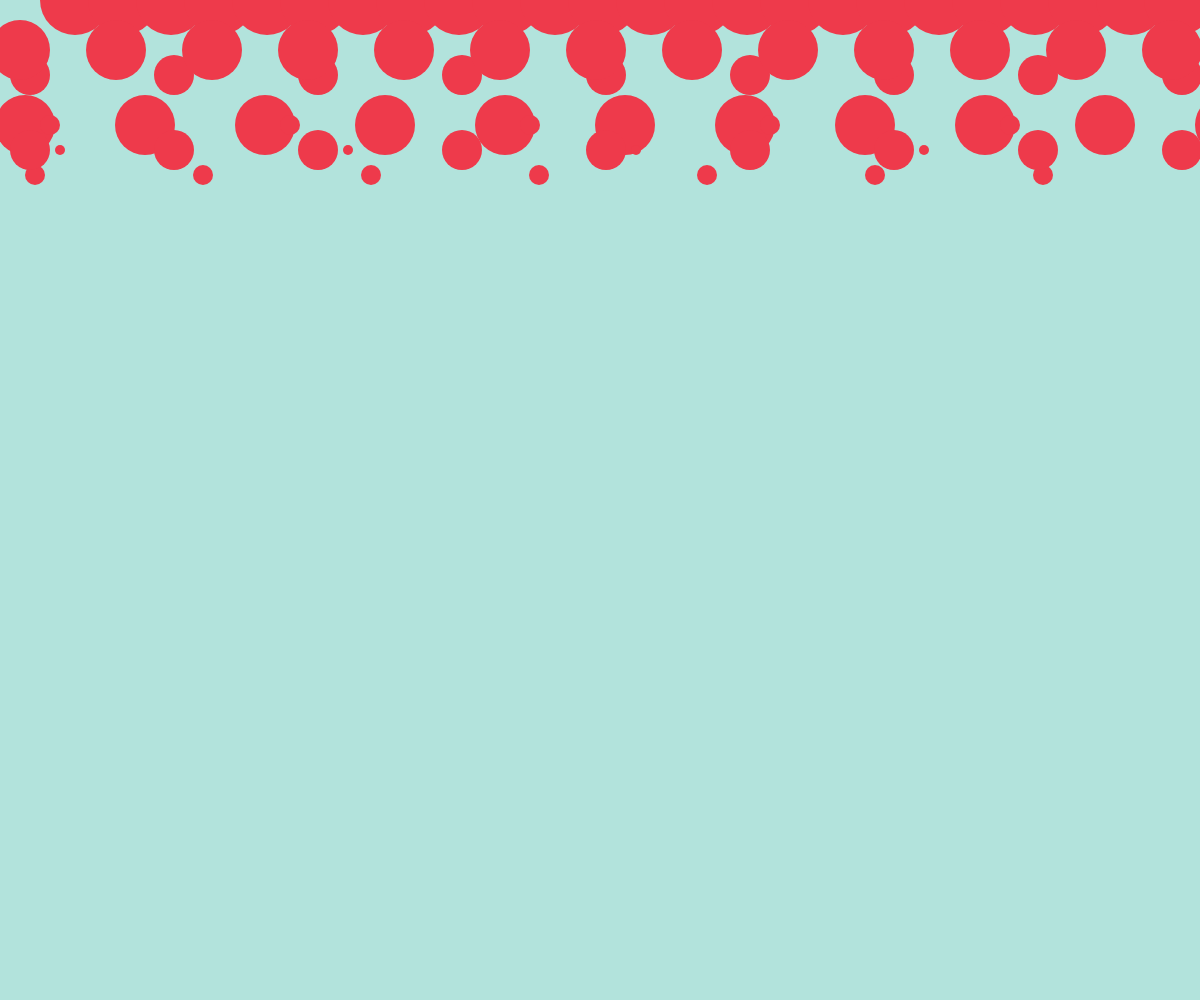
Frame 1 (no input)
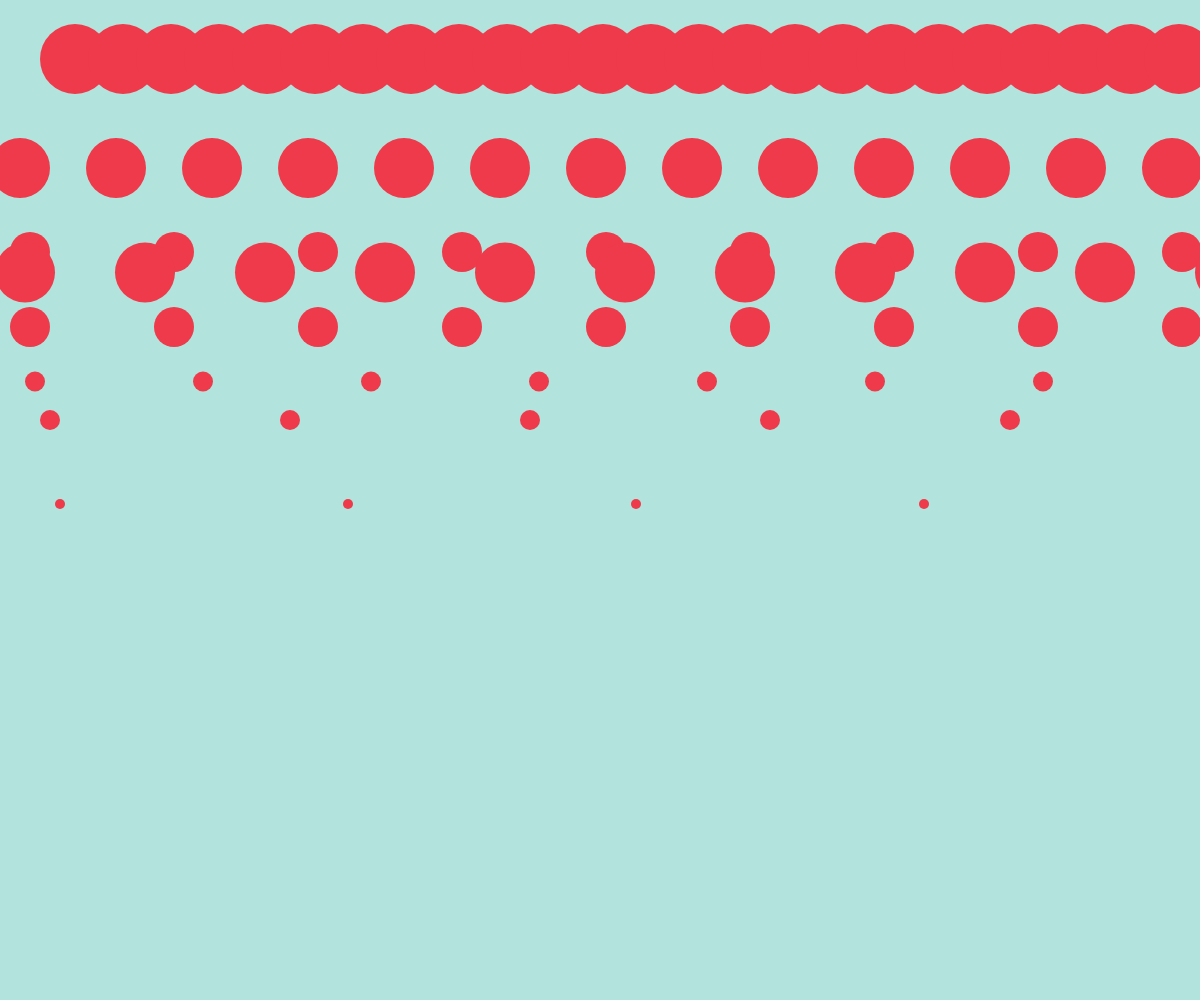
Frame 60 (no input)
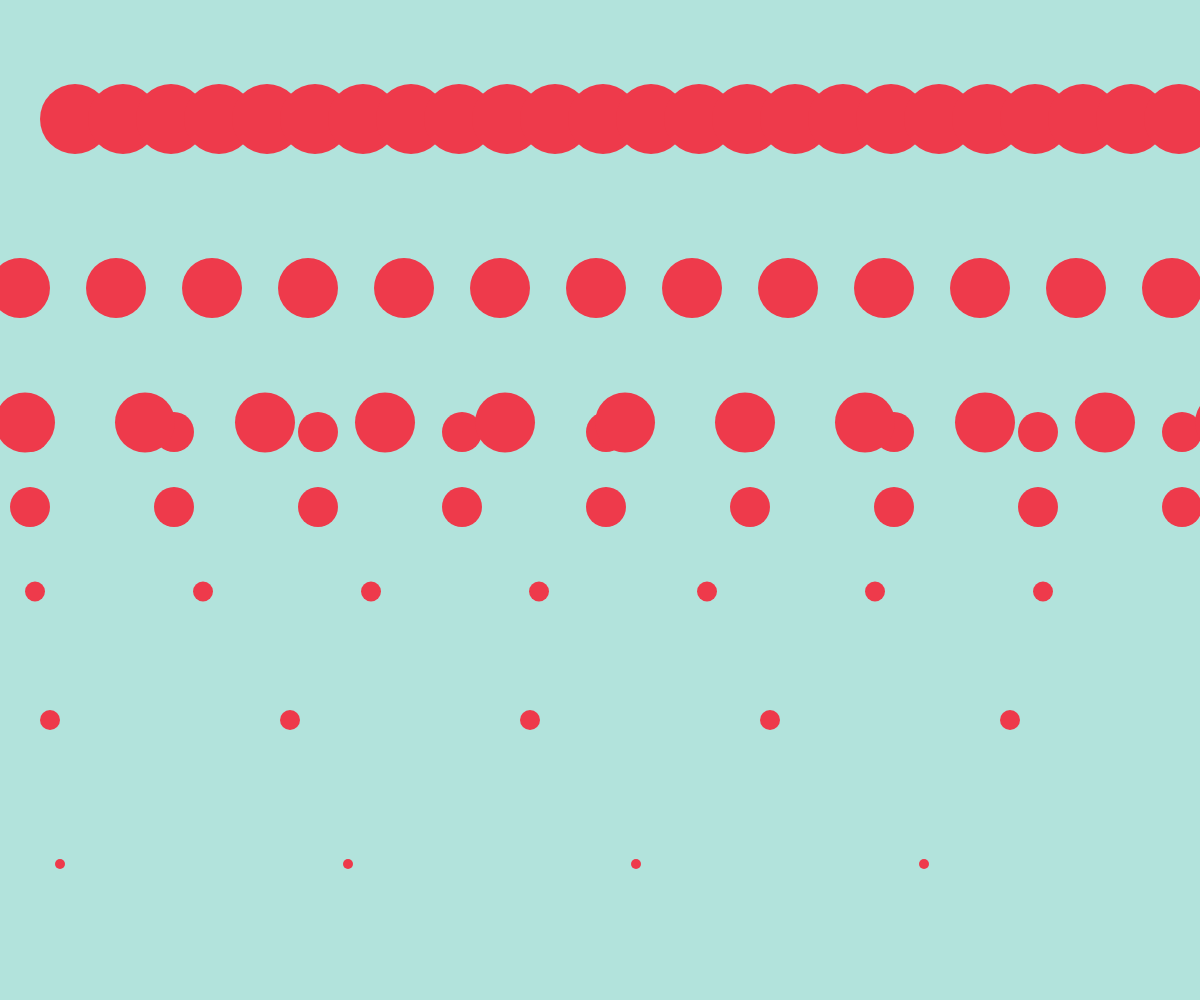
Frame 120 (the mouse pressed at the canvas centre since frame 60)

The p5.js sketch that drew these frames (run headless with seeded random() and noise() and a simulated clock; from frame 60 on, the mouse is pressed at the canvas centre):

// p5.js sketch
// ── sketch.js
function setup() {
    createCanvas( windowWidth, windowHeight );
}


let pos_x1 = 0;
let pos_y1 = 0;
let pos_x2 = 25;
let pos_y2 = 25;
let pos_x3 = pos_x2*2;
let pos_y3 = pos_y2*2;
let d = 20;
let r = d/2;

function draw() {
    background( 'rgb(178, 227, 220)' );

    // define drawing parameters


    noStroke();

//biggestellipsepos1

    for( var i=0; i < 24; i++ ) {
        // find the x_pos
        pos_x1 = width * i/25 + r;
        // draw an ellipse
				    fill('rgb(238, 58, 75)');
        ellipse( pos_x1+65, pos_y1, d*3.5 );
    }


//nextellipsepos2d2

		    for( var i=0; i < 24; i++ ) {
		        // find the x_pos
		        pos_x2 = width * i/25 + r;
		        // draw an ellipse
						    fill('rgb(238,58,75)');
		        ellipse( pos_x2*3, pos_y2*3, d*2 );
		    }
//nextellipsepos2
				for( var i=0; i < 24; i++ ) {
						// find the x_pos
						pos_x2 = width * i/25 + r;
						// draw an ellipse
								fill('rgb(238,58,75)');
						ellipse( pos_x2*2, pos_y2*2, d*3 );
				}

//nextellipsepos3
					for( var i=0; i < 24; i++ ) {
														// find the x_pos
														pos_x3 = width * i/25 + r;
														// draw an ellipse
														fill('rgb(238,58,75)');
														ellipse( pos_x3*2.5, pos_y3*2.5, d*3 );

												}
//nextellipsepos3
					for( var i=0; i < 24; i++ ) {
																					// find the x_pos
																					pos_x3 = width * i/25 + r;
																					// draw an ellipse
															fill('rgb(238,58,75)');
															ellipse( pos_x3*3.5, pos_y3*3.5, d );

																			}
//nextellipsepos2
				for( var i=0; i < 24; i++ ) {
						// find the x_pos
						pos_x2 = width * i/25 + r;
						// draw an ellipse
								fill('rgb(238,58,75)');
						ellipse( pos_x2*5, pos_y2*5, d );
				}

//smallestellipsepos2
						for( var i=0; i < 24; i++ ) {
										// find the x_pos
										pos_x2 = width * i/25 + r;
										// draw an ellipse
												fill('rgb(238,58,75)');
										ellipse( pos_x2*6, pos_y2*6, d/2 );
								}

//nextellipsepos3
				for( var i=0; i < 24; i++ ) {
										// find the x_pos
										pos_x3 = width * i/25 + r;
										// draw an ellipse
												fill('rgb(238,58,75)');
										ellipse( pos_x3*3, pos_y3*3, d*2 );

								}



 pos_y1++;
  if (pos_y1 > height) {
       pos_y1 = 0;
    }

		 pos_y2++;
		  if (pos_y2 > height) {
		       pos_y2 = 0;
		    }

				pos_y3++;
		 		if (pos_y3 > height) {
		 				 pos_y3 = 0;
		 			}



}
